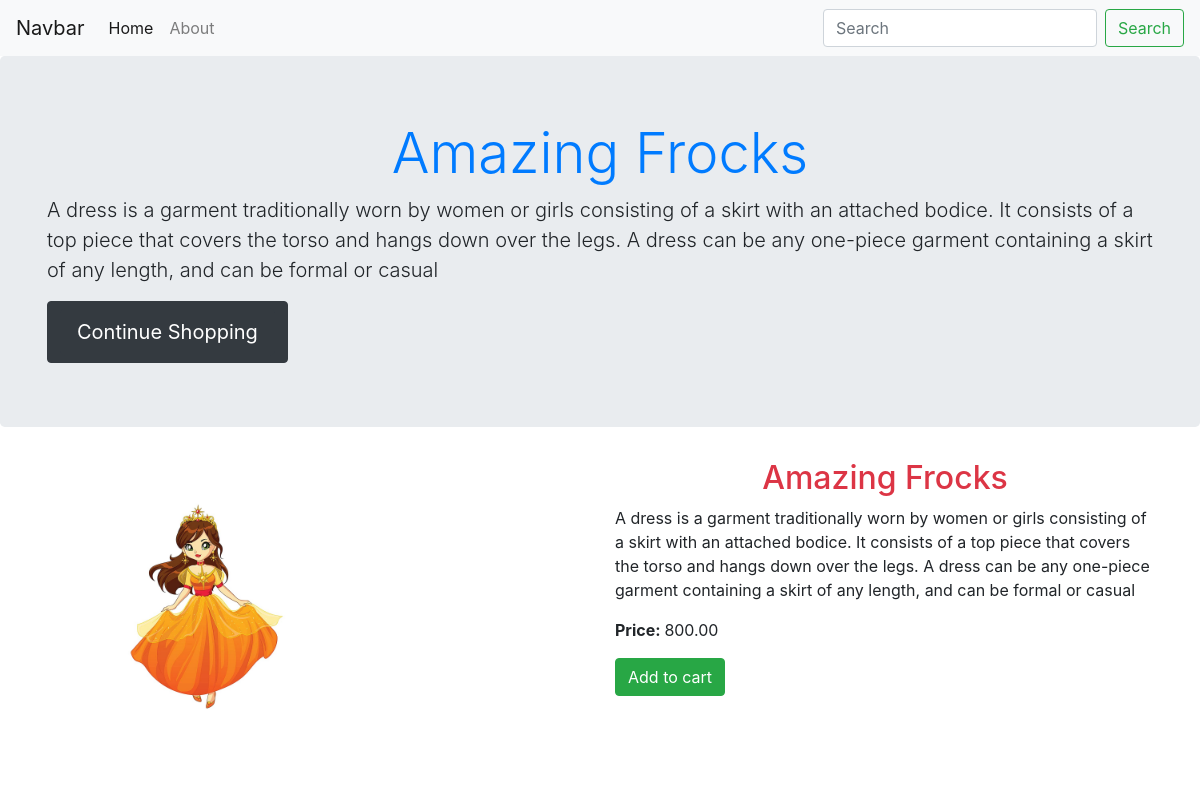
The app's page /details.php?detailsid=1 with its own data.
### tables this page shows
CREATE TABLE `cloths` (
  `category_id` int(11) NOT NULL,
  `category_name` varchar(255) NOT NULL,
  `category_desc` text NOT NULL,
  `category_price` float(10,2) NOT NULL,
  `category_image` varchar(255) NOT NULL
);

### details.php (the view, shortened to what this page needs)
<!DOCTYPE html>
<html lang="en">
<head>
    <link rel="stylesheet" href="https://cdn.jsdelivr.net/npm/bootstrap@4.5.3/dist/css/bootstrap.min.css" rel="stylesheet">
</head>
<body>
    <?php include 'connect.php';  ?>
    <?php include 'header.php';  ?>
    <?php
    $id = $_GET['detailsid'];
    $sql = "select * from cloths where category_id=$id";
    $result = mysqli_query($conn, $sql);
    $row = mysqli_fetch_assoc($result);
    $category_name = $row['category_name'];
    $category_desc = $row['category_desc'];
    $category_price = $row['category_price'];
    $category_image = $row['category_image'];
    ?>
    <div class="jumbotron">
        <div class="container">
            <h1 class="display-4 text-center text-primary"><?php echo $category_name; ?></h1>
            <p class="lead"><?php echo $category_desc; ?></p>
            <button class="btn btn-dark "><a class="btn btn-dark btn-lg" href="index.php" role="button">Continue Shopping</a></button>
        </div>
    </div>
    <div class="container">
        <div class="row">
            <div class="col-lg-6 col-sm-12">
                <img src=<?php echo $category_image?> class="img-fluid" alt="" style="height:300px;object-fir:contain">
            </div>
            <div class="col-lg-6 col-sm-12">
                <h2 class="text-center text-danger"><?php echo $category_name ?></h2>
                <p><?php echo $category_desc; ?></p>
                <p><strong>Price: </strong><?php echo $category_price ?></p>
                <button class="btn btn-success">Add to cart</button>
            </div>
        </div>
    </div>
</body>
</html>

### header.php (shortened to what this page needs)
<!DOCTYPE html>
<html lang="en">
<head>
     <link rel="stylesheet" href="https://cdn.jsdelivr.net/npm/bootstrap@4.5.3/dist/css/bootstrap.min.css" rel="stylesheet">
</head>
<body>
<nav class="navbar navbar-expand-lg navbar-light bg-light px-3">
  <a class="navbar-brand" href="#">Navbar</a>
  <div class="collapse navbar-collapse" id="navbarSupportedContent">
    <ul class="navbar-nav mr-auto">
      <li class="nav-item active">
        <a class="nav-link" href="index.php">Home<span class="sr-only"></span></a>
      </li>
      <li class="nav-item">
        <a class="nav-link" href="#">About</a>
      </li>
    </ul>
    <form class="form-inline my-2 my-lg-0">
      <input class="form-control mr-sm-2" type="search" placeholder="Search" aria-label="Search">
      <button class="btn btn-outline-success my-2 my-sm-0" type="submit">Search</button>
    </form>
  </div>
</nav>
</body>
</html>

### records on screen
cloths: category_name "Amazing Frocks", category_desc "A dress is a garment traditionally worn by women or girls consisting of a skirt with an attached bodice. It consists of a top piece that covers the torso and hangs down over the legs. A dress can be any one-piece garment containing a skirt of any length, and can be formal or casual", category_image (picture), category_price "800.00"
